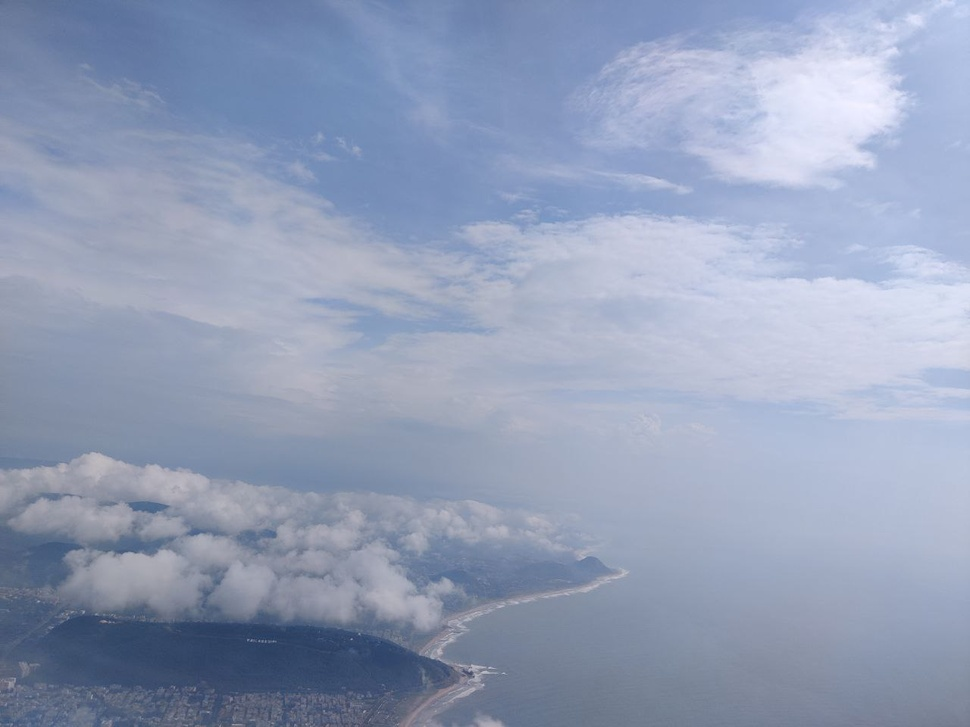
#> input picture image2.jpg, 970 x 727 px, shrunk from 1280 x 960 before the run
$ jupyter execute 'Blur Rectifier.ipynb'
#> lines starting #> are read from the running program, lines starting #| are printed output that depends on the picture; long printed decimals are rounded
[cell 1]
# Importing libraries
import cv2
import numpy as np
import matplotlib.pyplot as plt

[cell 2]
# Fourier Transform of image
def fourier_transform(img):
    f = cv2.dft(np.float32(img), flags=cv2.DFT_COMPLEX_OUTPUT)
    f_shift = np.fft.fftshift(f)
    f_complex = f_shift[:,:,0] + 1j*f_shift[:,:,1]
    f_abs = np.abs(f_complex) + 1 # lie between 1 and 1e6
    f_bounded = 20 * np.log(f_abs)
    f_img = 255 * f_bounded / np.max(f_bounded)
    f_img = f_img.astype(np.uint8)
    return f_img

[cell 3]
# Plotting image and fourier transform image
def plot_img_and_fimg(images):
    rows = 1
    cols = len(images)
    axes=[]
    fig=plt.figure(figsize=(20,15))

    for a in range(rows*cols):
        fig.add_subplot(rows, cols, a+1)
        plt.axis('off')
        plt.imshow(images[a],cmap='gray')

[cell 4]
# Finding if the image is blur or not
# by setting the frequency criteria as 127.5
# and checking if 10% of the values in the 2D matrix
# of fourier image is greater than 127.5 then image
# is not blur else blur

def blur_or_not(f_img):
    f_img_array = np.array(f_img)
    max_value = np.amax(f_img_array)
    min_value = np.amin(f_img_array)
    # print(type(min_value), max_value)
    freq_count = np.count_nonzero(f_img_array > 100)
    numberofpixels = f_img_array.shape[0]*f_img_array.shape[1]
    # print(freq_count, numberofpixels)
    if(freq_count>(numberofpixels*10)//100):
        print("NOT Blur")
    else:
        print("Blur")
    print(freq_count, numberofpixels,(freq_count/numberofpixels)*100)

[cell 5]
# Read image

o_img = cv2.imread('image2.jpg') # load an image
#> o_img is the input picture: shape (727, 970, 3); mean B, G, R 184.6, 158.6, 146.7
img = o_img[:,:,2] # blue channel
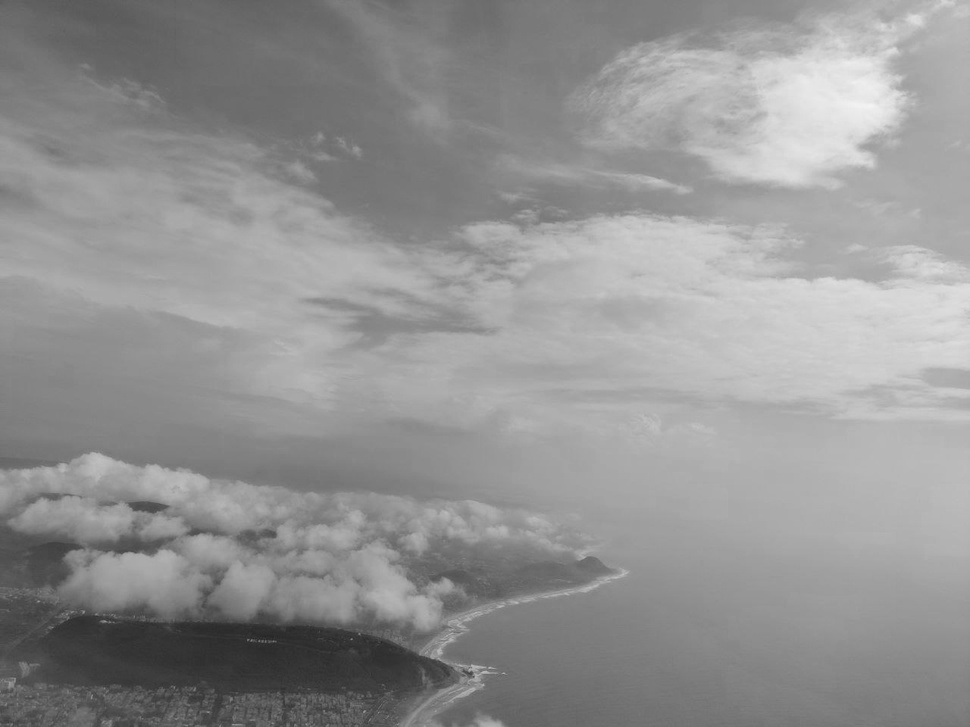
#> img: shape (727, 970); min 33, max 244, mean 146.7
f_img = fourier_transform(img)
#> in fourier_transform, `f_bounded = 20 * np.log(f_abs)`:
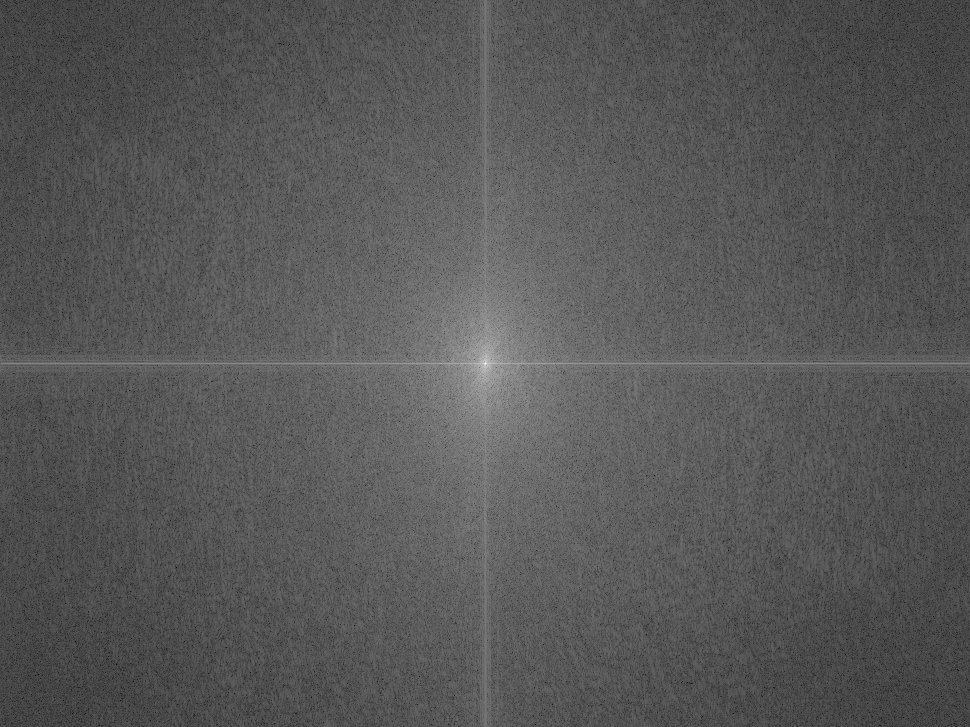
#> f_bounded: shape (727, 970) float32; min 17.11, max 369.1, mean 138.3; drawn with min black and max white
plot_img_and_fimg([o_img,img,f_img])
#> in plot_img_and_fimg, `cols = len(images)`: cols = 3
blur_or_not(f_img)
#> in blur_or_not, `max_value = np.amax(f_img_array)`: max_value = 255
#> in blur_or_not, `min_value = np.amin(f_img_array)`: min_value = 11
#> in blur_or_not, `freq_count = np.count_nonzero(f_img_array > 100)`: freq_count = 232764
#| 232764 705190 33.007
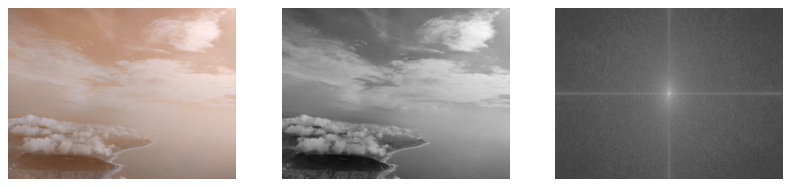
#> figure drawn by matplotlib, 3 panels; B, G, R data is drawn as R, G, B

[cell 6]
# Blurring the above image

# apply guassian blur on src image
o_img1 = cv2.GaussianBlur(o_img,(5,5),cv2.BORDER_DEFAULT)
b_img1 = cv2.GaussianBlur(img,(5,5),cv2.BORDER_DEFAULT)
f_img = fourier_transform(b_img1)
#> in fourier_transform (call 2), `f_bounded = 20 * np.log(f_abs)`:
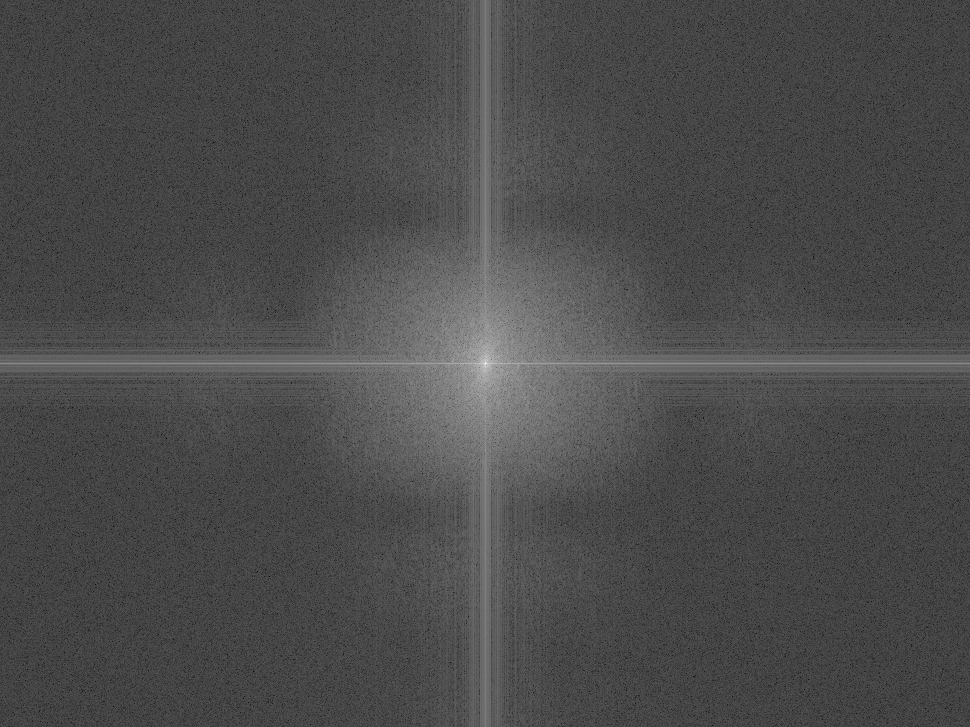
#> f_bounded: shape (727, 970) float32; min 6.34, max 369.1, mean 114.2; drawn with min black and max white
plot_img_and_fimg([o_img1,b_img1,f_img])
blur_or_not(f_img)
#| 66312 705190 9.403
# cv2.imwrite('image2_blur (5).jpg',o_img1)
#> figure, not shown here; B, G, R data is drawn as R, G, B

[cell 7]
# apply guassian blur on src image
o_img2 = cv2.GaussianBlur(o_img,(15,15),cv2.BORDER_DEFAULT)
b_img2 = cv2.GaussianBlur(img,(15,15),cv2.BORDER_DEFAULT)
f_img = fourier_transform(b_img2)
#> in fourier_transform (call 3), `f_bounded = 20 * np.log(f_abs)`:
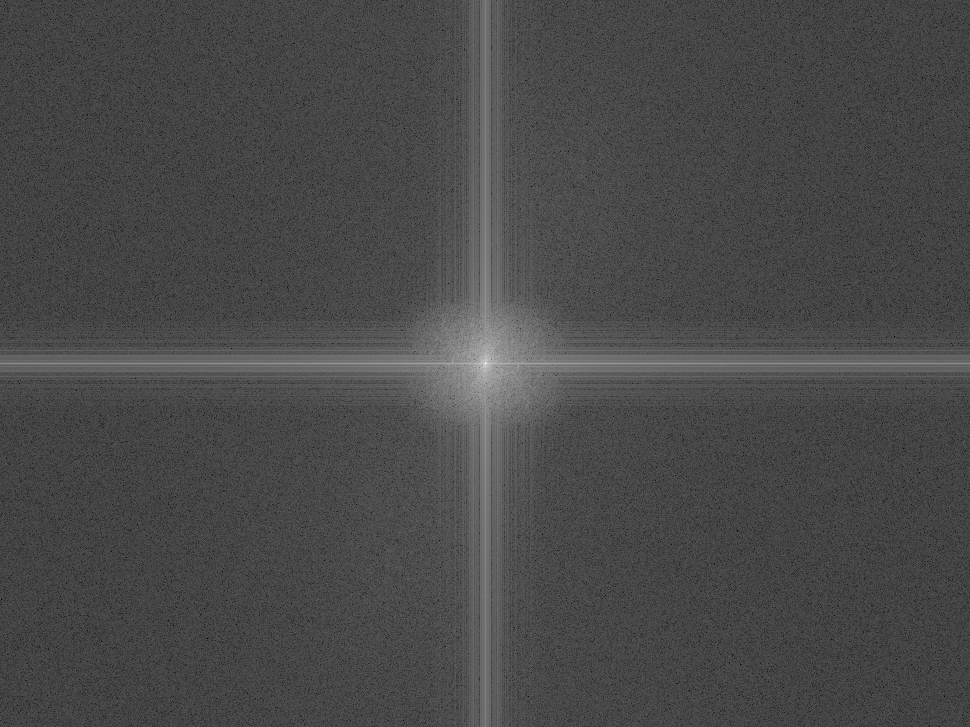
#> f_bounded: shape (727, 970) float32; min 3.08, max 369.1, mean 109.2; drawn with min black and max white
plot_img_and_fimg([o_img2,b_img2,f_img])
blur_or_not(f_img)
#| 38282 705190 5.429
# cv2.imwrite('image2_blur (15).jpg',o_img1)
#> figure, not shown here; B, G, R data is drawn as R, G, B

[cell 8]
# Deblurring

# Code not working properly
sharpen_kernel = np.array([[0,0,0], [0,1,0], [0,0,0]])
sharpen = cv2.filter2D(o_img1, -1, sharpen_kernel)
plot_img_and_fimg([o_img1,sharpen])
blur_or_not(sharpen)
#| 2009283 705190 284.928
#> figure, not shown here; B, G, R data is drawn as R, G, B

$ run again, with image1.jpg copied over image2.jpg
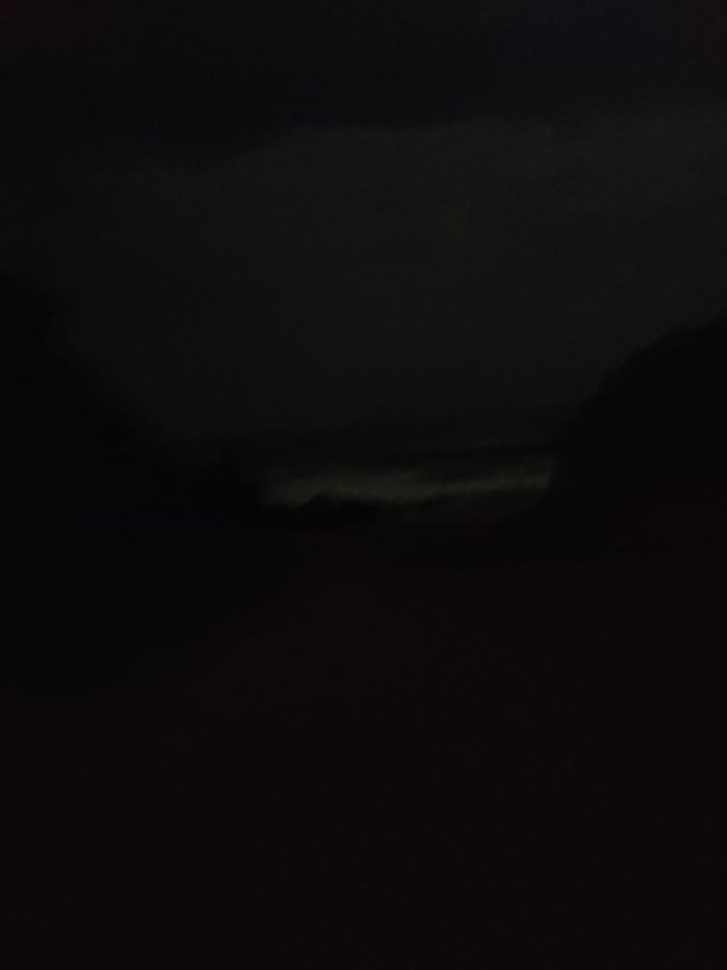
#> input picture image1.jpg, 727 x 970 px, shrunk from 960 x 1280 before the run
#> o_img is the input picture: shape (970, 727, 3); mean B, G, R 11.6, 11.3, 13.4
#> cols = 3
#> max_value = 255
#> min_value = 6
#> freq_count = 75334
#| 75334 705190 10.683
#> `[cell 5] # Read image  o_img = cv2.imread('image2.jpg')`:
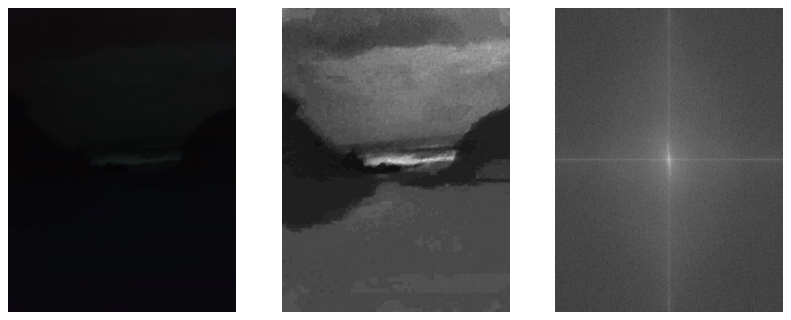
#> figure drawn by matplotlib, 3 panels; B, G, R data is drawn as R, G, B
#| 34830 705190 4.939
#> in fourier_transform (call 3), `f_bounded = 20 * np.log(f_abs)`:
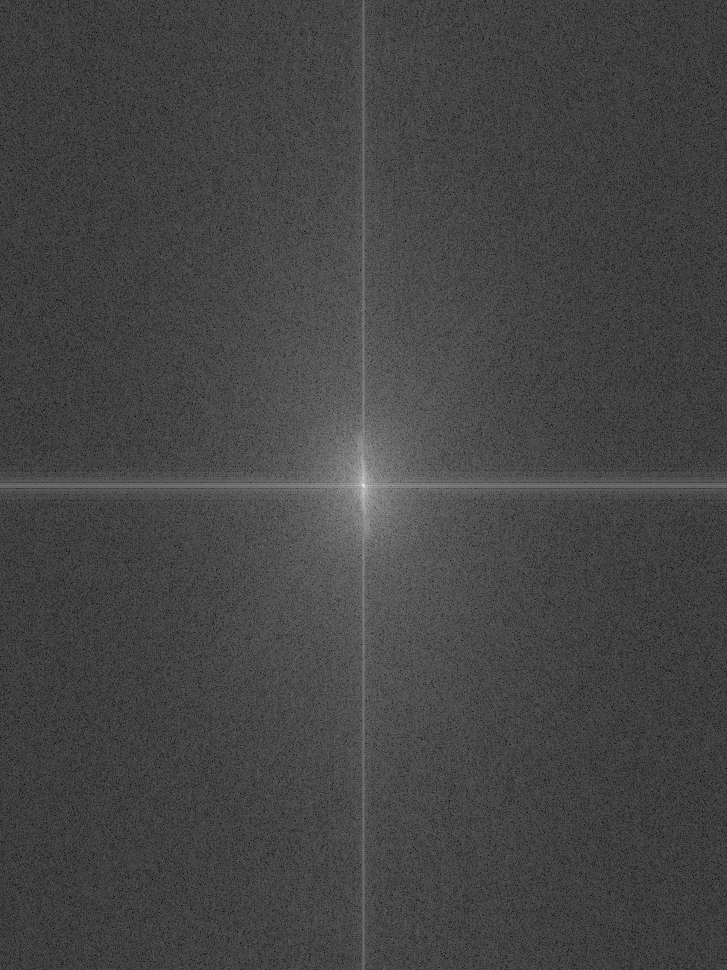
#> f_bounded: shape (970, 727) float32; min 3.92, max 321.3, mean 90.6; drawn with min black and max white
#| 21608 705190 3.064
#| 0 705190 0.0

$ run again, with image3.jpg copied over image2.jpg
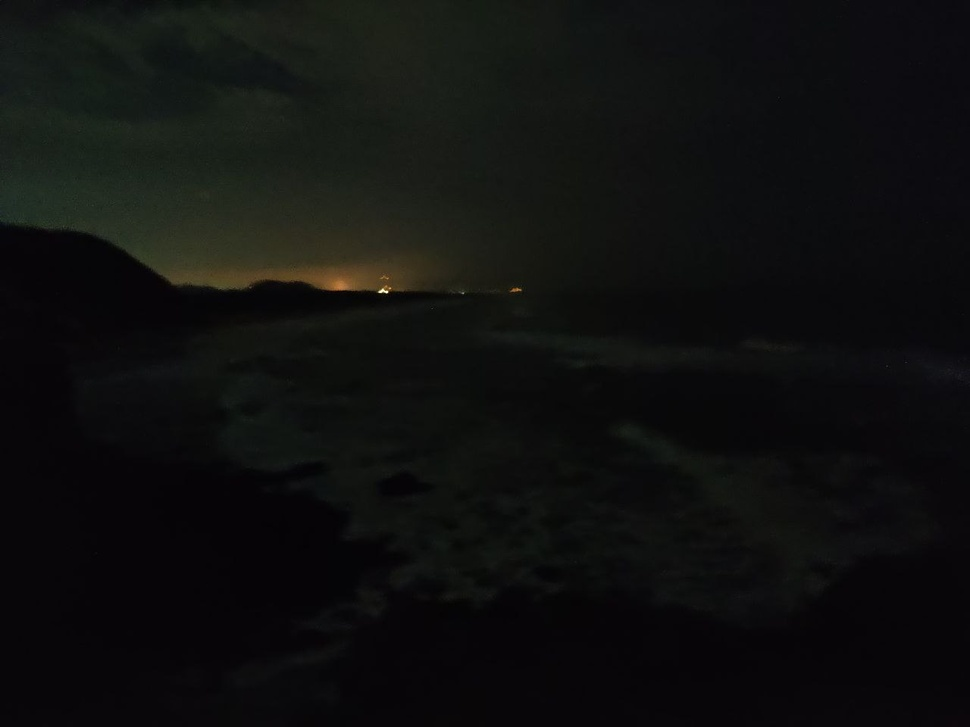
#> input picture image3.jpg, 970 x 727 px, shrunk from 1280 x 960 before the run
#> o_img is the input picture: shape (727, 970, 3); mean B, G, R 15.1, 15.9, 15.2
#> in fourier_transform, `f_bounded = 20 * np.log(f_abs)`:
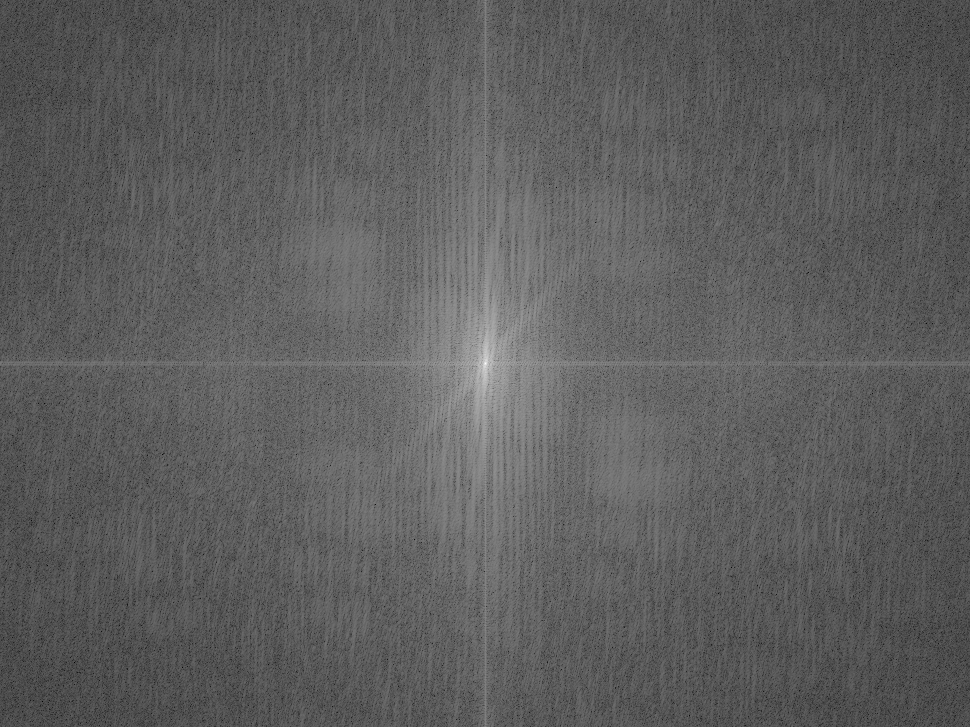
#> f_bounded: shape (727, 970) float32; min 9.15, max 323.8, mean 125; drawn with min black and max white
#> cols = 3
#> max_value = 255
#> min_value = 7
#> freq_count = 286456
#| 286456 705190 40.621
#| 62266 705190 8.830
#> `[cell 6] # Blurring the above image  # apply guassian blur on src imag..`:
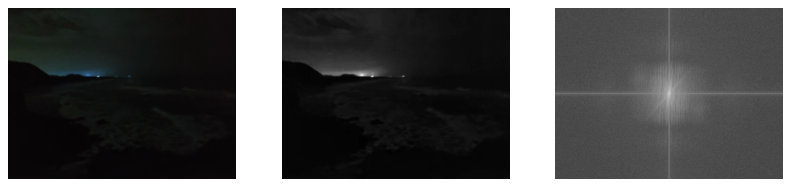
#> figure drawn by matplotlib, 3 panels; B, G, R data is drawn as R, G, B
#| 32132 705190 4.557
#| 974 705190 0.1381
